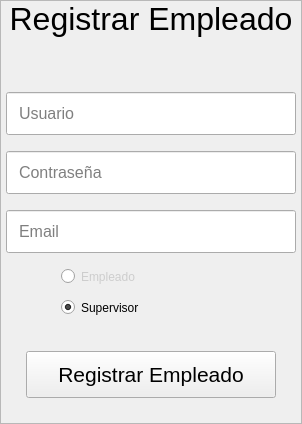
             <widget class="QFrame" name="RegistrerFrame">
              <property name="maximumSize">
               <size>
                <width>0</width>
                <height>16777215</height>
               </size>
              </property>
              <property name="styleSheet">
               <string notr="true">QRadioButton {      
        margin: 5px;   
		padding-left: 55px;   
	     
    } 
QLineEdit {  
        padding: 10px;      
        margin: 5px;        
    }  
QPushButton{
	margin: 25px;   
	padding: 10px;      
}
</string>
              </property>
              <property name="frameShape">
               <enum>QFrame::StyledPanel</enum>
              </property>
              <property name="frameShadow">
               <enum>QFrame::Raised</enum>
              </property>
              <layout class="QGridLayout" name="gridLayout">
               <property name="leftMargin">
                <number>0</number>
               </property>
               <property name="topMargin">
                <number>0</number>
               </property>
               <property name="rightMargin">
                <number>0</number>
               </property>
               <property name="bottomMargin">
                <number>0</number>
               </property>
               <property name="horizontalSpacing">
                <number>0</number>
               </property>
               <item row="8" column="0">
                <widget class="QRadioButton" name="signinAdminRadio">
                 <property name="text">
                  <string>Supervisor</string>
                 </property>
                 <property name="checked">
                  <bool>true</bool>
                 </property>
                </widget>
               </item>
               <item row="6" column="0">
                <widget class="QLineEdit" name="signinMail">
                 <property name="minimumSize">
                  <size>
                   <width>300</width>
                   <height>20</height>
                  </size>
                 </property>
                 <property name="maximumSize">
                  <size>
                   <width>200</width>
                   <height>16777215</height>
                  </size>
                 </property>
                 <property name="font">
                  <font>
                   <pointsize>12</pointsize>
                  </font>
                 </property>
                 <property name="text">
                  <string/>
                 </property>
                 <property name="placeholderText">
                  <string>Email</string>
                 </property>
                </widget>
               </item>
               <item row="5" column="0">
                <widget class="QLineEdit" name="signinPass">
                 <property name="minimumSize">
                  <size>
                   <width>300</width>
                   <height>0</height>
                  </size>
                 </property>
                 <property name="maximumSize">
                  <size>
                   <width>200</width>
                   <height>16777215</height>
                  </size>
                 </property>
                 <property name="font">
                  <font>
                   <pointsize>12</pointsize>
                  </font>
                 </property>
                 <property name="echoMode">
                  <enum>QLineEdit::Password</enum>
                 </property>
                 <property name="placeholderText">
                  <string>Contraseña</string>
                 </property>
                </widget>
               </item>
               <item row="0" column="0" alignment="Qt::AlignTop">
                <widget class="QLabel" name="label_10">
                 <property name="minimumSize">
                  <size>
                   <width>0</width>
                   <height>80</height>
                  </size>
                 </property>
                 <property name="font">
                  <font>
                   <pointsize>24</pointsize>
                  </font>
                 </property>
                 <property name="text">
                  <string>Registrar Empleado</string>
                 </property>
                 <property name="alignment">
                  <set>Qt::AlignHCenter|Qt::AlignTop</set>
                 </property>
                 <property name="indent">
                  <number>0</number>
                 </property>
                </widget>
               </item>
               <item row="7" column="0">
                <widget class="QRadioButton" name="signinEmplyRadio">
                 <property name="minimumSize">
                  <size>
                   <width>0</width>
                   <height>0</height>
                  </size>
                 </property>
                 <property name="styleSheet">
                  <string notr="true">color: rgba(153, 153, 153, 100);</string>
                 </property>
                 <property name="text">
                  <string>Empleado</string>
                 </property>
                 <property name="checkable">
                  <bool>false</bool>
                 </property>
                </widget>
               </item>
               <item row="9" column="0">
                <widget class="QPushButton" name="loginButton_2">
                 <property name="font">
                  <font>
                   <pointsize>16</pointsize>
                  </font>
                 </property>
                 <property name="cursor">
                  <cursorShape>PointingHandCursor</cursorShape>
                 </property>
                 <property name="text">
                  <string>Registrar Empleado</string>
                 </property>
                 <property name="icon">
                  <iconset resource="icons.qrc">
                   <normaloff>:/icons/icons/user-plus.svg</normaloff>:/icons/icons/user-plus.svg</iconset>
                 </property>
                </widget>
               </item>
               <item row="3" column="0" rowspan="2">
                <widget class="QLineEdit" name="signinUser">
                 <property name="minimumSize">
                  <size>
                   <width>300</width>
                   <height>20</height>
                  </size>
                 </property>
                 <property name="maximumSize">
                  <size>
                   <width>400</width>
                   <height>16777215</height>
                  </size>
                 </property>
                 <property name="font">
                  <font>
                   <pointsize>12</pointsize>
                  </font>
                 </property>
                 <property name="placeholderText">
                  <string>Usuario</string>
                 </property>
                </widget>
               </item>
              </layout>
             </widget>
